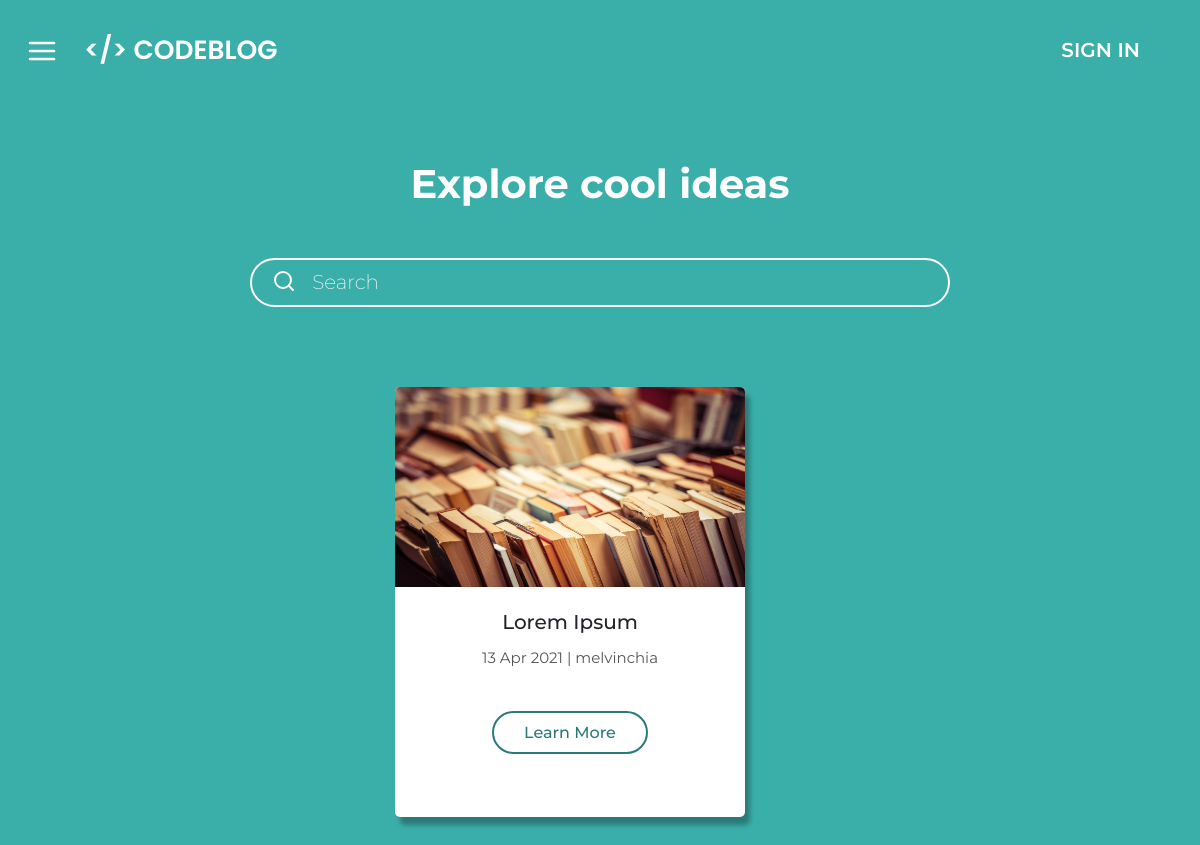
/ideas/, run on the app's committed database.
### ideas/models.py (models this page shows, shortened)
class Post(models.Model):
	title = models.CharField(max_length=50)
	description = models.TextField(max_length=100, default='No Description')
	date_posted = models.DateTimeField(default=timezone.now)
	author = models.ForeignKey(User, on_delete=models.CASCADE)
	url = models.URLField(max_length=100, default='No Url')
	image = models.ImageField(upload_to=user_directory_path, default='No Image')

### ideas/views.py (the view)
# urls.py: path('', include('home.urls')),
def home(request):
	posts = reversed(Post.objects.all())
	return render(request, 'ideas/main.html', {'posts': posts, 'title': 'Ideas'})

### ideas/templatetags/getdatetime.py (called while the page is built)
@register.simple_tag
def getdatetime(o):
	return o.strftime('%d %b %Y')

### ideas/templates/ideas/main.html (shortened to what this page needs)
{% load getdatetime %}
{% load static %}
<!DOCTYPE html>
<html>
<head>
	<link rel="stylesheet" type="text/css" href='{% static "base/navbar.css" %}'>
	<link href="https://cdn.jsdelivr.net/npm/bootstrap@5.0.0-beta1/dist/css/bootstrap.min.css" rel="stylesheet">
	<link rel="stylesheet" type="text/css" href='{% static "ideas/main.css" %}'>
</head>
<body>
	{% include 'base/navbar.html' %}
	<div class='center-container'>
		<h1 class='title-text'>Explore cool ideas</h1>
		<div class='searchbox-container'>
			<i data-feather='search' class='search-box-icon'></i>
			<input type='text' class='search-box' placeholder='Search'>
		</div>
		<div class='posts-container'>
			{% for post in posts %}
				<div class='post-card'>
					<div class='post-card-wrapper'>
						<img src='{{ post.image.url }}' class='post-thumbnail'>
						<div class='post-title'>{{ post.title }}</div>
						{% getdatetime post.date_posted as date %}
						<div class='metadata'>{{ date }} | {{ post.author }}</div>
						<a class='learn-more' href='#'>Learn More</a>
					</div>
				</div>
			{% endfor %}
		</div>
	</div>
</body>
</html>

### static/base/navbar.css (style rules this page uses)
body { margin: 0; padding: 0; }

### static/ideas/main.css (style rules this page uses)
body { background: #3AAFA9; overflow: none; }
.center-container { margin-top: 10em; text-align: center; }
.title-text { color: white; font-family: 'Montserrat', sans-serif; margin-bottom: 50px; font-weight: 700; font-size: 40px }
.search-box-icon { color: white; margin-top: -3px; }
.searchbox-container { border: 2px solid white; width: 700px; margin: 0 auto; text-align: left; padding: 0 0 5px 20px; border-radius: 50px; }
.search-box { outline-style: none; outline: none; border: none; height: 40px; width: 610px; background-color: rgba(0, 0, 0, 0); border-radius: 10px; margin-left: 10px; font-size: 20px; position: relative; top: 2px; font-family: 'Montserrat', sans-serif; font-weight: 200; color: white; }
.posts-container { display: grid; grid-template-columns: auto auto auto; align-items: center; grid-column-gap: 30px; grid-row-gap: 30px; justify-content: center; margin-top: 80px; margin-bottom: 40px; }
.post-card-wrapper { position: relative; height: 430px; }
.post-thumbnail { width: 350px; border-radius: 5px 5px 0 0; height: 200px; }
.post-card { background: white; width: 350px; height: 430px; border-radius: 5px; box-shadow: 5px 8px 5px #2B7A78; }
.post-title { font-family: 'Montserrat', sans-serif; font-weight: 500; font-size: 20px; padding-top: 10px; margin: 10px 30px; }
.metadata { color: #555555; font-family: 'Montserrat', sans-serif; font-size: 15px; margin-top: 10px; margin-bottom: 50px; }
.learn-more { border: 2px solid #2B7A78; border-radius: 50px; text-decoration: none; padding: 10px 30px; color: #2B7A78; font-family: 'Montserrat', sans-serif; font-weight: 500; transition: 0.1s; transition-timing-function: ease-in; }

### data on the page
Post: image (picture), title "Lorem Ipsum", date_posted "13 Apr 2021", author "melvinchia"
